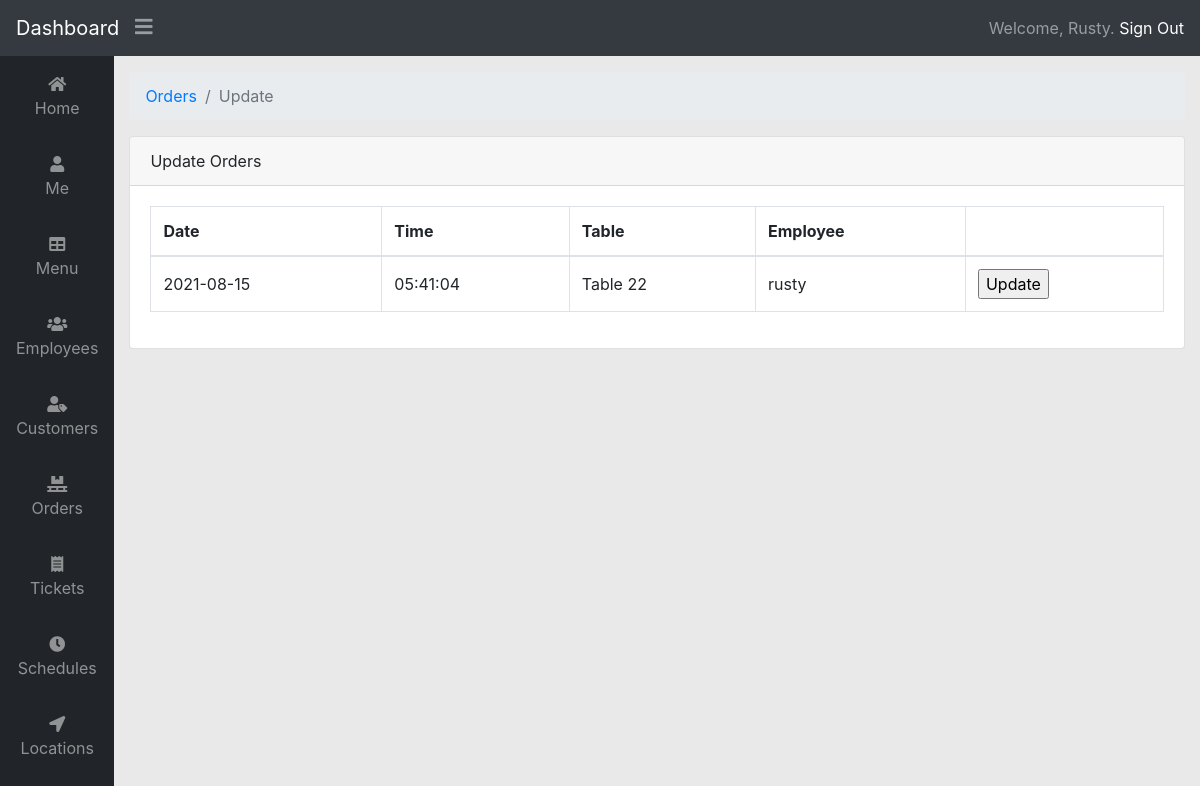
The app's page /updateorders.php (signed in) with its own data.
### tables this page shows
CREATE TABLE `orders` (
  `orderkey` int NOT NULL,
  `customerkey` int NOT NULL,
  `orderdate` date NOT NULL,
  `ordertime` time NOT NULL,
  `locationkey` int NOT NULL,
  `ordertype` int NOT NULL,
  `tablekey` int NOT NULL,
  `employeekey` int NOT NULL,
  `ordercomplete` int NOT NULL
);

CREATE TABLE `tables` (
  `tablekey` int NOT NULL,
  `locationkey` int NOT NULL,
  `tablename` varchar(50) NOT NULL,
  `tabledescription` varchar(255) NOT NULL
);

CREATE TABLE `employee` (
  `employeekey` int NOT NULL,
  `employeeusername` varchar(50) NOT NULL,
  `employeetypekey` int NOT NULL,
  `employeefirstname` varchar(50) NOT NULL,
  `employeelastname` varchar(50) NOT NULL,
  `employeephone` varchar(10) NOT NULL,
  `employeeaddress` varchar(255) NOT NULL,
  `employeecity` varchar(50) NOT NULL,
  `employeestate` varchar(2) NOT NULL,
  `employeezip` varchar(5) NOT NULL,
  `employeeemail` varchar(50) NOT NULL,
  `employeepassword` varchar(255) NOT NULL,
  `employeepay` decimal(7,2) NOT NULL,
  `employeedefaultpassword` int NOT NULL DEFAULT '0'
);

### updateorders.php (the view, shortened to what this page needs)
<?php
	require_once 'header.php';
	if ($_SESSION['signedin'] == 1) {
		if (preg_match('/.........................1............../', $_SESSION['permission'])) {
?>
<ol class="breadcrumb">
	<li class="breadcrumb-item"><a href="#">Orders</a></li>
	<li class="breadcrumb-item active">Update</li>
</ol>
<div class="card">
	<div class="card-header">Update Orders</div>
	<div class="card-body">
		<div class="table-responsive">
			<table class="table table-bordered" id="selectordersTable" width="100%" cellspacing="0">
				<thead>
					<tr>
						<th>Date</th>
						<th>Time</th>
						<th>Table</th>
						<th>Employee</th>
						<th></th>
					</tr>
				</thead>
				<tbody>
					<?php
					$sqlselecto = "SELECT * FROM orders
												 INNER JOIN customer ON orders.customerkey = customer.customerkey
												 INNER JOIN employee ON orders.employeekey = employee.employeekey
												 INNER JOIN tables   ON orders.tablekey    = tables.tablekey
												 ORDER BY orderkey ASC";
					$result = $db->prepare($sqlselecto);
					$result->execute();
					while ( $row = $result-> fetch() ) {
						echo '<tr><td>' . $row['orderdate'] . '</td><td> ' . $row['ordertime'] .
						'</td><td> ' . $row['tablename'] . '</td><td> ' . $row['employeeusername'] . '</td>
						<td>
							<form name="selectorderform" method="post" action="updateorderdetails.php">
								<input type="hidden" name="orderkey" value="' . $row['orderkey'] . '"/>
								<input type="submit" name="updateordersubmit" value="Update"/>
							</form>
						</td>';
					}
					echo '</tr>';
					?>
				</tbody>
			</table>
		</div>
	</div>
</div>
<?php
} else {
	echo '<p>You do not have permission to view this page</p>';
}
} else {
	echo '<p>You are not signed in. Click <a href="signin.php">here</a> to sign in.</p>';
}
	require_once 'footer.php';
?>

### styles/main.css (style rules this page uses)
body { font-family: -apple-system, BlinkMacSystemFont, "Segoe UI", Roboto, "Helvetica Neue", Arial, "Noto Sans", sans-serif, "Apple Color Emoji", "Segoe UI Emoji", "Segoe UI Symbol", "Noto Color Emoji"; background-color: #e9e9e9; }
td { vertical-align: middle !important; }

### records on screen
orders: orderdate "2021-08-15", ordertime "05:41:04", tables.tablename "Table 22", employee.employeeusername "rusty"

### other values on screen
$_SESSION['employeefirstname'] "Rusty"
